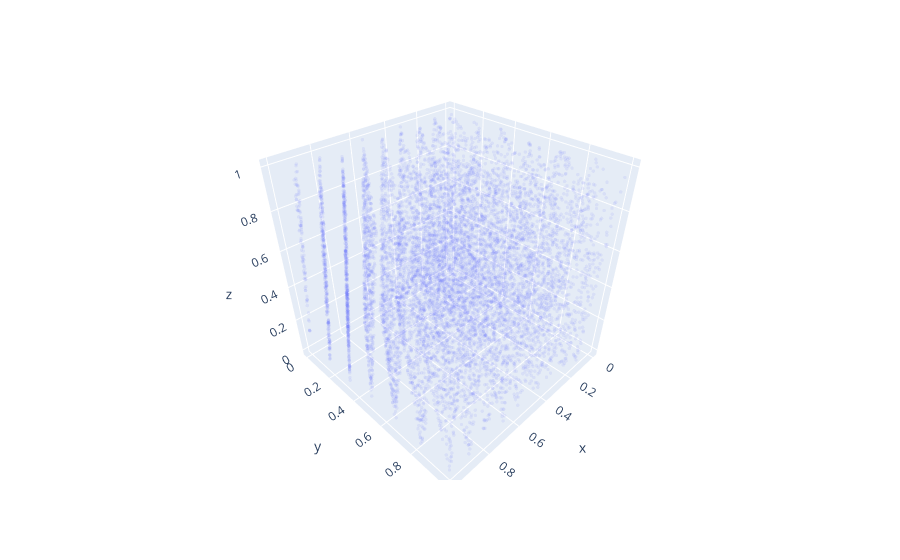

The cell this chart's notebook holds for it:
### Code cell
import plotly.express as px
def rng_bad(m=2**31, a=65539, c=0):
    rng_bad.current = (a * rng_bad.current + c) % m
    return rng_bad.current / m
rng_bad.current = 1

random = [rng_bad() for _ in range(30000)]
fig = px.scatter_3d(x=random[::3], y=random[1::3], z=random[2::3], opacity=0.1)
fig.update_traces(marker_size = 2)
fig.show()

### Figure 1 — Plotly figure (JSON) as saved in the notebook; plotly's stock layout.template omitted (floating-point values rounded to 4 significant figures; data arrays with more than 128 entries replaced by an {"elided": "..."} marker saying what was removed)
{"data": [{"hovertemplate": "x=%{x}<br>y=%{y}<br>z=%{z}<extra></extra>", "legendgroup": "", "marker": {"color": "#636efa", "opacity": 0.1, "size": 2, "symbol": "circle"}, "mode": "markers", "name": "", "scene": "scene", "showlegend": false, "type": "scatter3d", "x": {"elided": "10000 float values"}, "y": {"elided": "10000 float values"}, "z": {"elided": "10000 float values"}}], "layout": {"legend": {"tracegroupgap": 0}, "margin": {"t": 60}, "scene": {"domain": {"x": [0, 1], "y": [0, 1]}, "xaxis": {"title": {"text": "x"}}, "yaxis": {"title": {"text": "y"}}, "zaxis": {"title": {"text": "z"}}}}}
